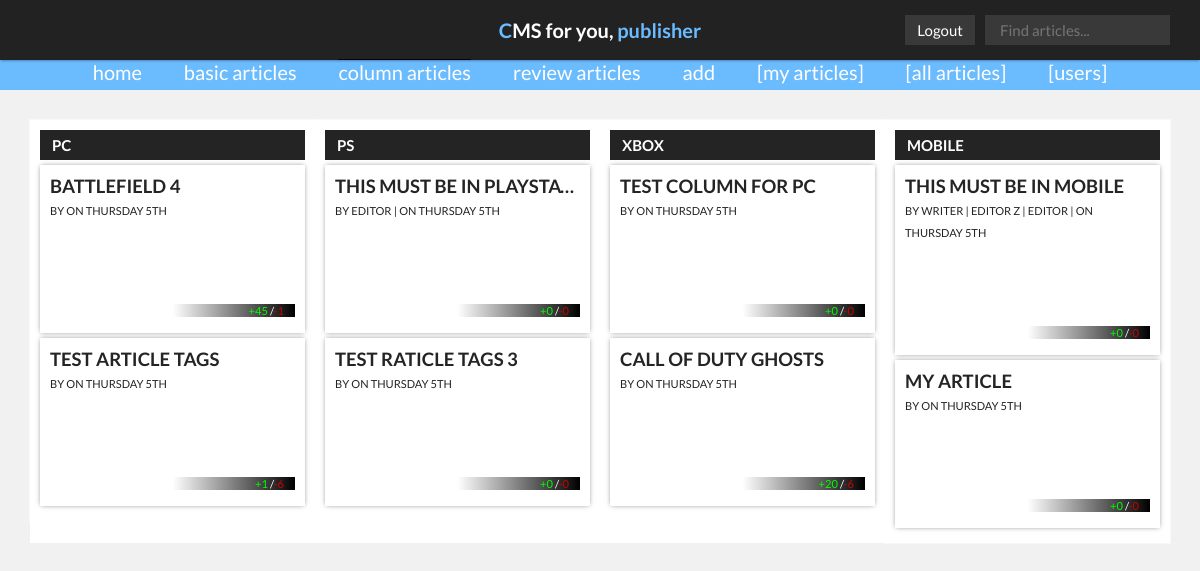
/index.php?page=articles&type=column (signed in), run on the app's committed database.
### tables this page shows
CREATE TABLE IF NOT EXISTS `articles` (
  `article_id` int(6) NOT NULL AUTO_INCREMENT,
  `article_title` varchar(100) NOT NULL,
  `article_content` text NOT NULL,
  `article_timestamp` int(11) NOT NULL,
  `article_image` varchar(255) NOT NULL,
  `article_status` varchar(30) NOT NULL,
  `article_type` varchar(30) NOT NULL,
  `article_staff_pick` tinyint(4) DEFAULT '0',
  PRIMARY KEY (`article_id`)
);

CREATE TABLE IF NOT EXISTS `article_likes` (
  `article_like_id` int(6) NOT NULL AUTO_INCREMENT,
  `article_like_amount` int(6) NOT NULL DEFAULT '0',
  `article_id` int(6) NOT NULL,
  PRIMARY KEY (`article_like_id`),
  KEY `article_id` (`article_id`)
);

CREATE TABLE IF NOT EXISTS `article_dislikes` (
  `article_dislike_id` int(6) NOT NULL AUTO_INCREMENT,
  `article_dislike_amount` int(6) NOT NULL,
  `article_id` int(6) NOT NULL,
  PRIMARY KEY (`article_dislike_id`),
  KEY `article_id` (`article_id`)
);

CREATE TABLE IF NOT EXISTS `users` (
  `user_id` int(6) NOT NULL AUTO_INCREMENT,
  `user_name` varchar(255) NOT NULL,
  `user_password` varchar(255) NOT NULL,
  `user_role` varchar(30) NOT NULL,
  PRIMARY KEY (`user_id`)
);

### views/AUView.php (called while the page is built, shortened)
<?php
class AUView {
    private $articlesModel;
    public function __construct( $controller, $articlesModel, $usersModel ){
        $this->articlesModel    = $articlesModel;
    }
    public function output_column_articles(){
        include 'html/header.html.php';
        $articles = $this->articlesModel->getColumnArticles();
        include 'html/columns.html.php';
        include 'html/footer.html.php';
    }
}
 ?>

### models/ArticlesModel.php (called while the page is built, shortened)
<?php
include_once "config/connection.php";
include_once "models/Article.php";
class ArticlesModel {
    public function getColumnArticles(){
        global $pdo;
        $sth = $pdo->prepare("SELECT * FROM articles WHERE article_type = :type ORDER BY article_timestamp DESC");
        $sth->execute(array(':type'=>'column_article'));
        $rows = $sth->fetchAll();
        foreach($rows as $row){
            $article = new Article(
               $row['article_id']
               ,$row['article_title']
               ,$row['article_content']
               ,$row['article_timestamp']
               ,$row['article_image']
               ,$row['article_status']
               ,$row['article_type']
               ,$row['article_staff_pick']
               );
            $column_articles[] = $article;
        }
        return $column_articles;
    }
    public function getLikes( $article_id ) {
        global $pdo;
        $query = $pdo->prepare("SELECT article_like_amount FROM article_likes WHERE article_id = ? ");
        $query->bindValue(1, $article_id);
        $query->execute();
        $article_like_amount = $query->fetchColumn();
        return $article_like_amount;
    }
    public function getDislikes( $article_id ) {
        global $pdo;
        $query = $pdo->prepare("SELECT article_dislike_amount FROM article_dislikes WHERE article_id = ? ");
        $query->bindValue(1, $article_id);
        $query->execute();
        $article_dislike_amount = $query->fetchColumn();
        return $article_dislike_amount;
    }
    public function getArticleColumn( $article_id ) {
        global $pdo;
        $query = $pdo->prepare("SELECT column_name FROM column_articles WHERE article_id = ? ");
        $query->bindValue(1, $article_id);
        $query->execute();
        $column_name = $query->fetchColumn();
        return $column_name;
    }
    public function getArticleAuthors( $article_id ) {
        global $pdo;
        $query = $pdo->prepare("
          SELECT U.user_name
          FROM users U
          INNER JOIN article_authors  AU ON U.user_id = AU.user_id
          WHERE AU.article_id = ?");
        $query->bindValue(1, $article_id);
        $query->execute();
        $article_authors = $query->fetchAll();
        return $article_authors;
    }
}
?>

### models/article.php (called while the page is built, shortened)
<?php
	class Article {
		 public function __construct($article_id, $article_title, $article_content, $article_timestamp, $article_image, $article_status, $article_type, $article_staff_pick){
		 	$this->id = $article_id;
		 	$this->title = $article_title;
		 	$this->timestamp = $article_timestamp;
		 	$this->image = $article_image;
		 	$this->status = $article_status;
		 	return true;
		 }
		 public function getArticleId(){
		 	return $this->id;
		 }
		 public function getArticleTitle(){
		 	return $this->title;
		 }
		 public function getArticleTimestamp(){
		 	return $this->timestamp;
		 }
		 public function getArticleImage(){
		 	return $this->image;
		 }
		 public function getArticleStatus(){
		 	return $this->status;
		 }
	}
 ?>

### views/html/columns.html.php (the view)
<?php $columns = ["PC","PS","XBOX", "MOBILE"]?>
<div class="content">
    <?php foreach ($columns as $key => $column_name) { ?>
    <div class="block column-layout">
        <h2><?php echo $column_name; ?></h2>
        <ol>
            <?php foreach($articles as $article): ?>
                <?php if( $article->getArticleStatus() == "published" && $this->articlesModel->getArticleColumn( $article->getArticleId() ) == $column_name ) { ?>
                <li>
                    <a href="index.php?show=<?php echo $article->getArticleId(); ?>">
                        <h4><?php echo $article->getArticleTitle(); ?></h4>
                        <small>by
                            <?php $article_authors = $this->articlesModel->getArticleAuthors( $article->getArticleId() ); ?>
                            <?php foreach($article_authors as $author): ?>
                                <?php print $author['user_name']; ?> |
                            <?php endforeach; ?>
                        </small>
                        <small>on <?php echo date("l jS", $article->getArticleTimestamp()); ?></small>
                        <div class="small-thumb" style="background-image: url(<?php echo $article->getArticleImage(); ?>);"></div>
                        <small class="likes-dislikes pull-right">
                            <span class="green">+<?php echo $this->articlesModel->getLikes( $article->getArticleId() ); ?></span>
                            /<span class="red">-<?php echo $this->articlesModel->getDislikes( $article->getArticleId() ); ?></span>
                        </small>
                    </a>
                </li>
                <?php } ?>
            <?php endforeach; ?>
        </ol>
    </div>
    <?php } ?>
</div>

### public/css/style.css (style rules this page uses)
* { -webkit-box-sizing: border-box; -moz-box-sizing: border-box; box-sizing: border-box; margin: 0; padding: 0; }
body, input { font-family: "Lato", sans-serif; font-size: 62.5%; background: #F1F1F1; }
ol { list-style: none; }
.content { background: #FFF; width: 100%; height: 100%; display: inline-block; }
.content > :first-child { width: 20%; }
.content > :nth-child(2) { width: 30%; }
.content > :nth-child(3) { width: 50%; }
.block { position: relative; padding: 1em; float: left; -moz-box-shadow: 0 0 0.1em 0.1em rgba(255,255,255, 0.5); -webkit-box-shadow: 0 0 0.1em 0.1em rgba(255,255,255, 0.5); box-shadow: 0 0 0.1em 0.1em rgba(255,255,255, 0.5); height: 100%; }
.block h2 { width: 100%; background: #242424; color: #FFF; text-transform: uppercase; padding: 0.4em 0.8em; transition: background 2s; }
.block ol a, .block ol form { font-size: 185%; text-transform: uppercase; text-decoration: none; color: #242424; }
.block ol li a h4 { white-space: nowrap; text-overflow: ellipsis; width: 100%; overflow: hidden; }
.block ol li { padding: 1em; -moz-box-shadow: rgba(0,0,0,0.5) 0px 0px 5px -1px; -webkit-box-shadow: rgba(0,0,0,0.5) 0px 0px 5px -1px; box-shadow: rgba(0,0,0,0.5) 0px 0px 5px -1px; margin: 0.5em auto; }
.block ol small { font-size: 60%; }
.block .small-thumb { width: 100%; height: 100px; background-position: center; background-size: cover; display: inline-block; }
.pull-right { float: right; }
.likes-dislikes { display: inline-block; background-image: linear-gradient(to right, rgba(255,255,255,0) 50%, #000000 100%); width: 100%; color: #FFF; padding: 0 1em; margin-top: -1.75em; position: relative; text-align: right; }
.green { color: lime; }
.red { color: #CC0000; }
.content > .block.column-layout { width: 25%; }

### data on the page
articles: article_title "BATTLEFIELD 4", article_timestamp "THURSDAY 5TH", article_id.article_like_amount "45", article_id.article_dislike_amount "1"
articles: article_title "TEST ARTICLE TAGS", article_timestamp "THURSDAY 5TH", article_id.article_like_amount "1", article_id.article_dislike_amount "6"
articles: article_title "THIS MUST BE IN PLAYSTA…", article_timestamp "THURSDAY 5TH", article_id.article_like_amount "0", article_id.article_dislike_amount "0"
users: user_name "EDITOR"
articles: article_title "TEST RATICLE TAGS 3", article_timestamp "THURSDAY 5TH", article_id.article_like_amount "0", article_id.article_dislike_amount "0"
articles: article_title "TEST COLUMN FOR PC", article_timestamp "THURSDAY 5TH", article_id.article_like_amount "0", article_id.article_dislike_amount "0"
articles: article_title "CALL OF DUTY GHOSTS", article_timestamp "THURSDAY 5TH", article_id.article_like_amount "20", article_id.article_dislike_amount "6"
articles: article_title "THIS MUST BE IN MOBILE", article_timestamp "THURSDAY 5TH", article_id.article_like_amount "0", article_id.article_dislike_amount "0"
users: user_name "WRITER"
users: user_name "EDITOR Z"
articles: article_title "MY ARTICLE", article_timestamp "THURSDAY 5TH", article_id.article_like_amount "0", article_id.article_dislike_amount "0"

### other printed values
$_SESSION["user_name"] "publisher"
$column_name "PC"
$column_name "PS"
$column_name "XBOX"
$column_name "MOBILE"
